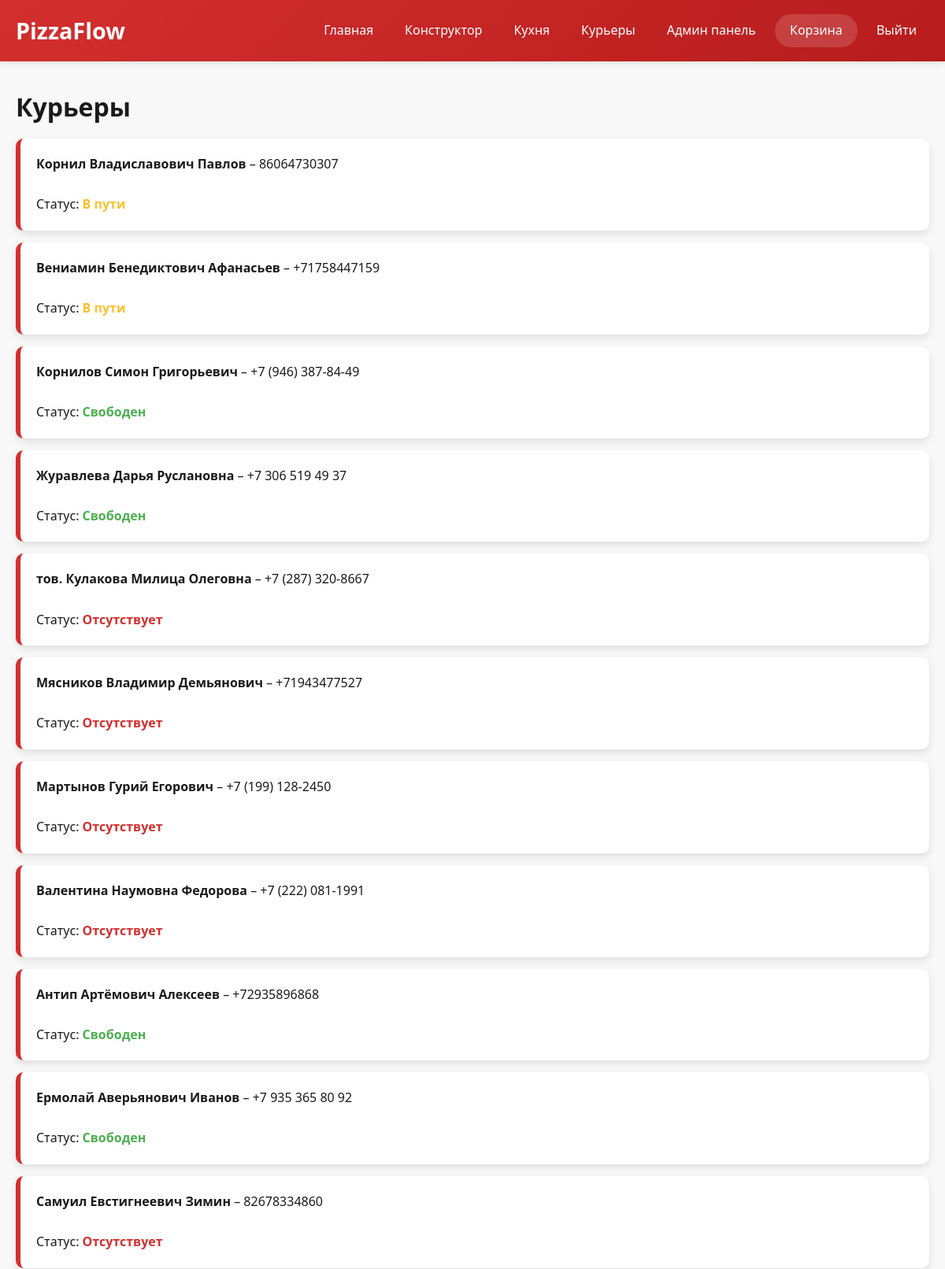
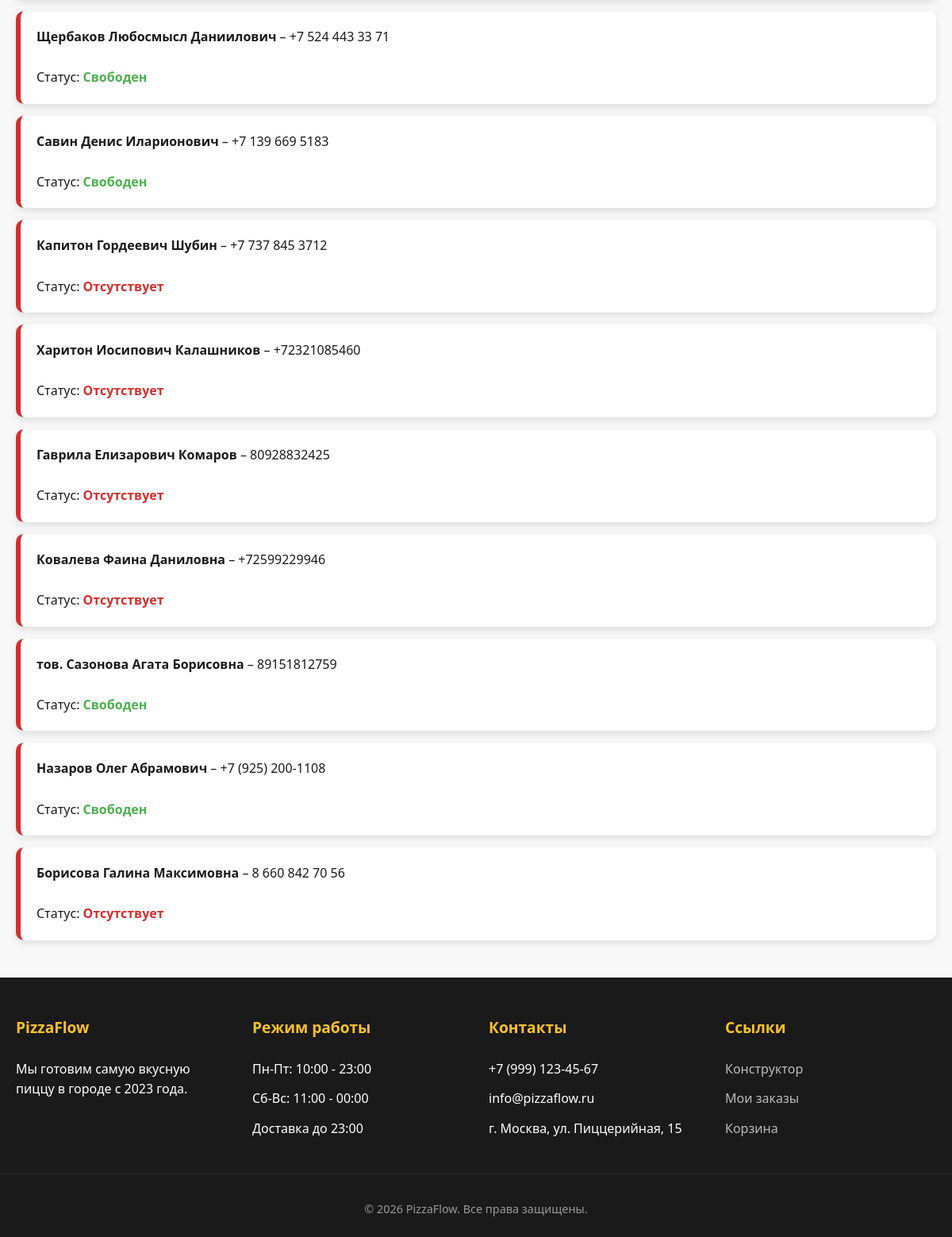
Screenshot of /courier/ (signed in) with the database file from the repository (2 pictures, top to bottom).
### pizza/models.py (models this page shows, shortened)
class Courier(models.Model):
    courier_id = models.AutoField(primary_key=True)
    name = models.CharField(max_length=100)
    phone = models.CharField(max_length=20)
    status = models.CharField(max_length=30, default="Свободен")

### pizza/views.py (the view)
# urls.py: path('courier/', views.courier_view, name='courier'),
def courier_view(request):
    if request.session.get('role') != 'admin':
        request.session.flush()
        return redirect('admin_login')
    couriers = Courier.objects.all()
    return render(request, 'courier.html', {'couriers': couriers})

### pizza/context_processors.py (called while the page is built)
def cart_count(request):
    cart = request.session.get('cart', {})
    count = sum(item.get('quantity', 1) for item in cart.values())
    return {'cart_count': count}

### templates/courier.html (shortened to what this page needs)
{% extends 'base.html' %}
{% block content %}
<h1>Курьеры</h1>
{% for courier in couriers %}
    <div class="courier-card">
        <strong>{{ courier.name }}</strong> – {{ courier.phone }}<br><br>
        Статус:
        <span class="{% if courier.status == 'Свободен' %}status-free{% elif courier.status == 'В пути' %}status-onway{% else %}status-absent{% endif %}">
            {{ courier.status }}
        </span>
    </div>
{% endfor %}
{% endblock %}

### templates/base.html (style rules this page uses)
* { margin: 0; padding: 0; box-sizing: border-box; }
:root { --primary: #d32f2f; --primary-dark: #b71c1c; --secondary: #fbc02d; --dark: #1a1a1a; --light: #f8f8f8; --shadow: 0 2px 10px rgba(0, 0, 0, 0.1); --transition: all 0.3s ease; }
body { font-family: 'Segoe UI', Tahoma, Geneva, Verdana, sans-serif; background: var(--light); color: var(--dark); min-height: 100vh; display: flex; flex-direction: column; line-height: 1.6; }

### templates/courier.html (style rules this page uses)
.courier-card { background: #fff; padding: 20px; margin: 15px 0; border-radius: 10px; box-shadow: 0 4px 10px rgba(0,0,0,0.1); border-left: 6px solid #d32f2f; }
.status-free { color: #4caf50; font-weight: bold; }
.status-onway { color: #fbc02d; font-weight: bold; }
.status-absent { color: #d32f2f; font-weight: bold; }

### rows the page displays
Courier: name "Корнил Владиславович Павлов", phone "86064730307", status "В пути"
Courier: name "Вениамин Бенедиктович Афанасьев", phone "+71758447159", status "В пути"
Courier: name "Корнилов Симон Григорьевич", phone "+7 (946) 387-84-49", status "Свободен"
Courier: name "Журавлева Дарья Руслановна", phone "+7 306 519 49 37", status "Свободен"
Courier: name "тов. Кулакова Милица Олеговна", phone "+7 (287) 320-8667", status "Отсутствует"
Courier: name "Мясников Владимир Демьянович", phone "+71943477527", status "Отсутствует"
Courier: name "Мартынов Гурий Егорович", phone "+7 (199) 128-2450", status "Отсутствует"
Courier: name "Валентина Наумовна Федорова", phone "+7 (222) 081-1991", status "Отсутствует"
Courier: name "Антип Артёмович Алексеев", phone "+72935896868", status "Свободен"
Courier: name "Ермолай Аверьянович Иванов", phone "+7 935 365 80 92", status "Свободен"
Courier: name "Самуил Евстигнеевич Зимин", phone "82678334860", status "Отсутствует"
Courier: name "Щербаков Любосмысл Даниилович", phone "+7 524 443 33 71", status "Свободен"
Courier: name "Савин Денис Иларионович", phone "+7 139 669 5183", status "Свободен"
Courier: name "Капитон Гордеевич Шубин", phone "+7 737 845 3712", status "Отсутствует"
Courier: name "Харитон Иосипович Калашников", phone "+72321085460", status "Отсутствует"
Courier: name "Гаврила Елизарович Комаров", phone "80928832425", status "Отсутствует"
Courier: name "Ковалева Фаина Даниловна", phone "+72599229946", status "Отсутствует"
Courier: name "тов. Сазонова Агата Борисовна", phone "89151812759", status "Свободен"
Courier: name "Назаров Олег Абрамович", phone "+7 (925) 200-1108", status "Свободен"
Courier: name "Борисова Галина Максимовна", phone "8 660 842 70 56", status "Отсутствует"
